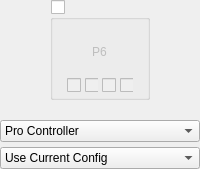
            <widget class="QWidget" name="widgetPlayer6" native="true">
             <layout class="QVBoxLayout" name="verticalLayout_24">
              <property name="spacing">
               <number>5</number>
              </property>
              <property name="leftMargin">
               <number>0</number>
              </property>
              <property name="topMargin">
               <number>0</number>
              </property>
              <property name="rightMargin">
               <number>0</number>
              </property>
              <property name="bottomMargin">
               <number>0</number>
              </property>
              <item alignment="Qt::AlignHCenter">
               <widget class="QGroupBox" name="groupPlayer6Connected">
                <property name="minimumSize">
                 <size>
                  <width>100</width>
                  <height>100</height>
                 </size>
                </property>
                <property name="maximumSize">
                 <size>
                  <width>100</width>
                  <height>100</height>
                 </size>
                </property>
                <property name="title">
                 <string/>
                </property>
                <property name="checkable">
                 <bool>true</bool>
                </property>
                <property name="checked">
                 <bool>false</bool>
                </property>
                <layout class="QVBoxLayout" name="verticalLayout_9" stretch="1,0">
                 <property name="spacing">
                  <number>7</number>
                 </property>
                 <property name="leftMargin">
                  <number>14</number>
                 </property>
                 <property name="topMargin">
                  <number>7</number>
                 </property>
                 <property name="rightMargin">
                  <number>14</number>
                 </property>
                 <property name="bottomMargin">
                  <number>4</number>
                 </property>
                 <item>
                  <widget class="QWidget" name="controllerPlayer6" native="true">
                   <property name="styleSheet">
                    <string notr="true"/>
                   </property>
                   <layout class="QVBoxLayout" name="verticalLayout_17">
                    <property name="topMargin">
                     <number>16</number>
                    </property>
                    <item alignment="Qt::AlignHCenter|Qt::AlignVCenter">
                     <widget class="QLabel" name="labelPlayer6">
                      <property name="text">
                       <string>P6</string>
                      </property>
                     </widget>
                    </item>
                   </layout>
                  </widget>
                 </item>
                 <item alignment="Qt::AlignHCenter">
                  <widget class="QWidget" name="Player6LEDs" native="true">
                   <property name="enabled">
                    <bool>false</bool>
                   </property>
                   <property name="minimumSize">
                    <size>
                     <width>0</width>
                     <height>10</height>
                    </size>
                   </property>
                   <layout class="QHBoxLayout" name="horizontalLayout_12">
                    <property name="spacing">
                     <number>4</number>
                    </property>
                    <property name="leftMargin">
                     <number>0</number>
                    </property>
                    <property name="topMargin">
                     <number>0</number>
                    </property>
                    <property name="rightMargin">
                     <number>0</number>
                    </property>
                    <property name="bottomMargin">
                     <number>0</number>
                    </property>
                    <item>
                     <widget class="QCheckBox" name="checkboxPlayer6LED1"/>
                    </item>
                    <item>
                     <widget class="QCheckBox" name="checkboxPlayer6LED2"/>
                    </item>
                    <item>
                     <widget class="QCheckBox" name="checkboxPlayer6LED3"/>
                    </item>
                    <item>
                     <widget class="QCheckBox" name="checkboxPlayer6LED4"/>
                    </item>
                   </layout>
                  </widget>
                 </item>
                </layout>
               </widget>
              </item>
              <item>
               <widget class="QWidget" name="fakeSpacerPlayer6" native="true">
                <property name="minimumSize">
                 <size>
                  <width>0</width>
                  <height>10</height>
                 </size>
                </property>
               </widget>
              </item>
              <item>
               <widget class="QComboBox" name="comboPlayer6Emulated">
                <item>
                 <property name="text">
                  <string>Pro Controller</string>
                 </property>
                </item>
                <item>
                 <property name="text">
                  <string>Dual Joycons</string>
                 </property>
                </item>
                <item>
                 <property name="text">
                  <string>Left Joycon</string>
                 </property>
                </item>
                <item>
                 <property name="text">
                  <string>Right Joycon</string>
                 </property>
                </item>
               </widget>
              </item>
              <item>
               <widget class="QComboBox" name="comboPlayer6Profile">
                <item>
                 <property name="text">
                  <string>Use Current Config</string>
                 </property>
                </item>
               </widget>
              </item>
             </layout>
            </widget>
